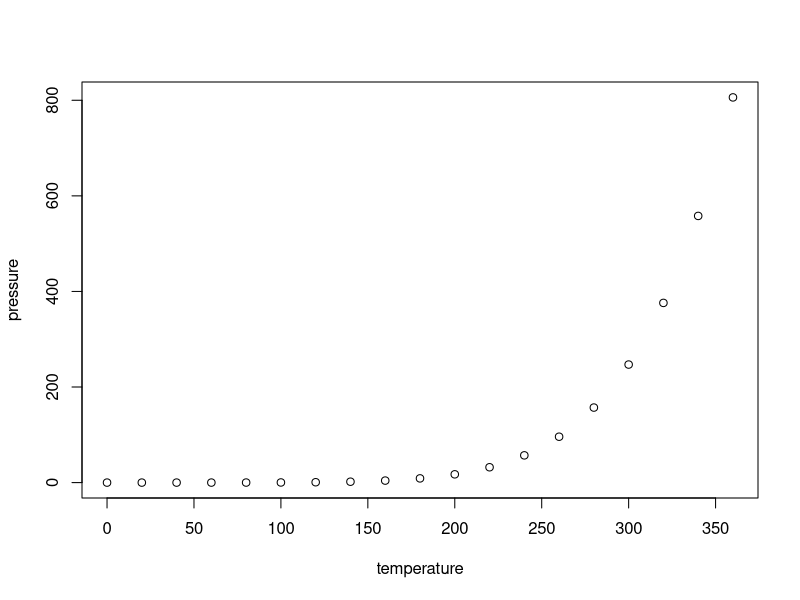
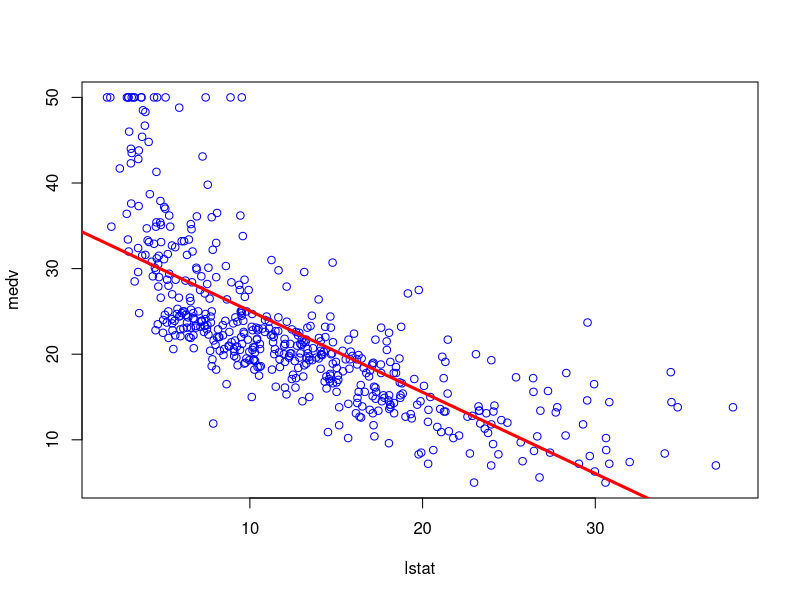

Recreate these plots in R, in order.
## ---- chunk 1
knitr::opts_chunk$set(echo = TRUE)
## ---- chunk 2
summary(cars)
## ---- chunk 3
plot(pressure)
## ---- chunk 4
#Boston数据集在MASS包里面
library(MASS)
#fix(Boston)  #看一下Boston是一张怎样的数据表
#names(Boston)#看一下Boston数据表中的各个变量名称

#用lm.fit2.1 <-lm(medv ~ lstat, data = Boston)可以得到跟以下两句同样的结果
attach(Boston)
lm.fit2.1 <- lm(medv ~ lstat) #得到线性回归函数

lm.fit2.1 #系数
summary(lm.fit2.1) #查看置信区间，p值，标准误，R^2，F统计量
## ---- chunk 5
confint(lm.fit2.1) #得到系数估计值的置信区间
predict(lm.fit2.1, data.frame(lstat = (c(2, 6, 9))), interval = "confidence") #用lstat预测medv得到的置信区间
predict(lm.fit2.1, data.frame(lstat = (c(2, 6, 9))), interval = "prediction") #用lstat预测medv得到的预测区间

#画出函数拟合图
plot(lstat, medv, col="blue")
abline(lm.fit2.1, lwd = 3, col = "red")

## ---- chunk 6
lm.fit2.2.1 <- lm(medv ~ lstat + age, data = Boston) #medv关于lstat和age的回归模型
summary(lm.fit2.2.1)
lm.fit2.2.2 <- lm(medv ~ ., data = Boston) #medv关于所有变量的回归模型
summary(lm.fit2.2.2)
lm.fit2.2.3 <- lm(medv ~ . - age, data = Boston) #medv关于除了age以外的所有变量的回归模型
summary(lm.fit2.2.3)
#用summary(lm(medv ~ lstat + age + lstat : age, data = Boston))可以得到跟以下语句一样的结果
summary(lm(medv ~ lstat+age, data = Boston)) #包含了lstat，age和lstat与age的交互项

#如果要把二次项引入线性回归 ，要用I()，不能用lstat^2， 因为 "^" 表示交互项达到某一个次数，或者用下面的函数
lm.fit2.2.4 <- lm(medv ~ poly(lstat, 5)) #把lstat的一阶二阶至五阶全部写进去了
summary(lm.fit2.2.4)

## ---- chunk 7
#以下比较模型2.2.3与2.2.2
anova(lm.fit2.2.3, lm.fit2.2.2)

## ---- chunk 8
AIC(lm.fit2.2.3, lm.fit2.2.2)

